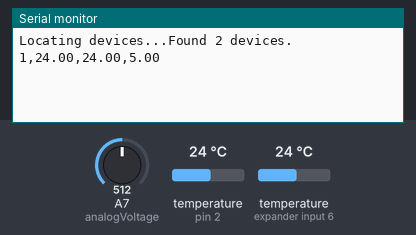
The sketch below on a simulated Arduino Nano, built with avr-gcc and run on an emulated ATmega328P. Shown: the last lines printed to the serial monitor. Inputs (shaded band) come from the test bench; at power-on: temperature (sensors on pin 2, expander input 6) 24 °C, A7 (analogVoltage) = 512.

Above: at 2.5 s.
2.6 s: temperature (sensor on pin 2) set to 12 °C
At 4.3 s:
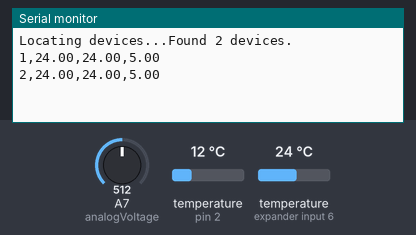
5.0 s: temperature (sensor on expander input 6) set to 12 °C
At 6.0 s:
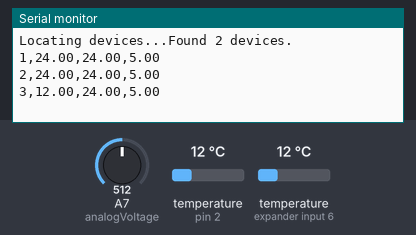
7.4 s: A7 (analogVoltage) set to 716
At 9.5 s:
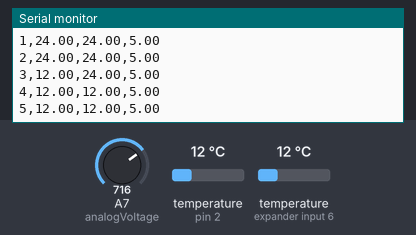
9.8 s: temperature (sensor on pin 2) set to 19 °C
At 11.3 s:
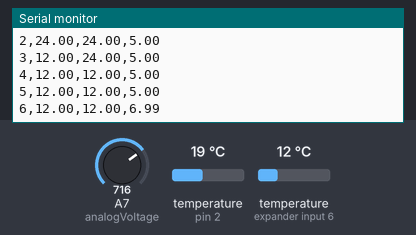
12.2 s: temperature (sensor on expander input 6) set to 19 °C
At 13.0 s:
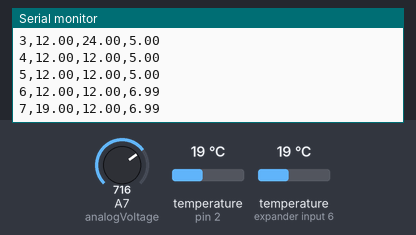
14.6 s: A7 (analogVoltage) set to 900
At 16.5 s:
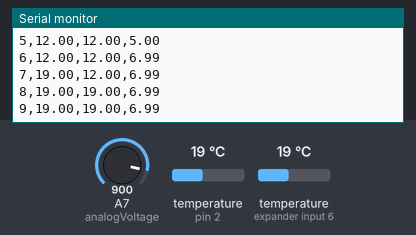
Timing chart, 0 to 18.0 s (numbered marks = the images above; inputs shaded):
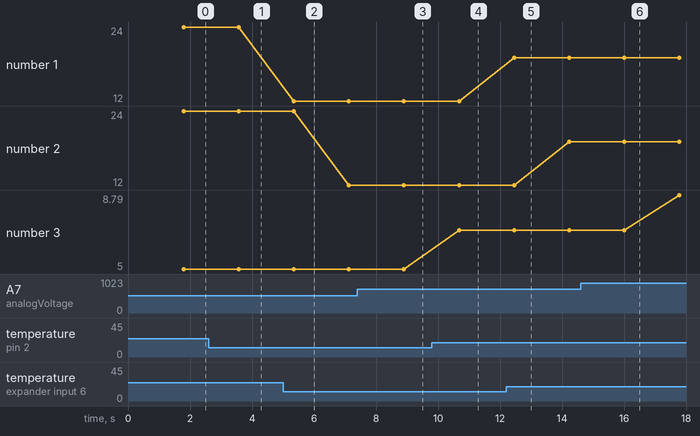

Measured:
- plotted number 3: 6.99 → 8.79 after the input at 14.6 s

The sketch:

NAUSOLARIS_1.ino
```cpp
#include <SoftwareSerial.h>
#include <OneWire.h>
#include <DallasTemperature.h>

/* This sketch was part of the development process of INFiniti one - it reads the temperature data
   of two DS18B20 sensors, along with the voltage of a battery and stores it in a SD card.
   This code is further built upon in the next examples.

   Tested for: SparkFun OpenLog module, empty 1GB SD card
   Written by Miķelis Putnieks on 27/05/2021 as part of project Nausolaris
*/

void read_voltage();
void read_temperature();
void write_data();

#define ONE_WIRE_BUS 2               // Temperature data wire is connected to the Arduino digital pin 2
OneWire oneWire(ONE_WIRE_BUS);       // Setup a oneWire instance to communicate with any OneWire devices
DallasTemperature sensors(&oneWire); // Pass oneWire reference to DallasTemperature library

int analogVoltage = A7;
float voltage = 0.0;
float R1 = 100000; //voltage divider resistor 1
float R2 = 100000; //voltage divider resistor 2

float t1 = 0;
float t2 = 0;

int deviceCount = 0;  // a count of digital temperature sensors
int i = 0;            // a counter for the loop iterations

void setup(){
  sensors.begin(); // Start up the library
  Serial.begin(9600);
  while (!Serial){
    ; // wait for serial port to connect
  }
  // locate (temp. sensor) devices on the bus
  Serial.print("Locating devices...");
  Serial.print("Found ");
  deviceCount = sensors.getDeviceCount();
  Serial.print(deviceCount, DEC);
  Serial.println(" devices.");
  Serial.println("");

  pinMode(analogVoltage, INPUT);
}

void loop(){
  i++;
  read_voltage();
  read_temperature();
  delay(1000);
  write_data();
}

void read_temperature(){
  sensors.requestTemperatures(); // Call to issue a global temperature and requests to all devices on the bus
  t1 = sensors.getTempCByIndex(0); // "byIndex" - One can have more than one IC on the same bus. 0 refers to the first IC on the wire
  t2 = sensors.getTempCByIndex(1);
}

void read_voltage(){
  int value = analogRead(analogVoltage);
  voltage = (value * 5.0 / 1024.0)/(R2/(R1+R2)); // default conversion for Arduino analog input using 0-5V mapping in 1024 parts, added support for voltage divider conversion.
}

void write_data(){
  String dataString = "";
  dataString += String(i);
  dataString += ",";
  dataString += String(t1);
  dataString += ",";
  dataString += String(t2);
  dataString += ",";
  dataString += String(voltage);
  Serial.println(dataString);
}
```
